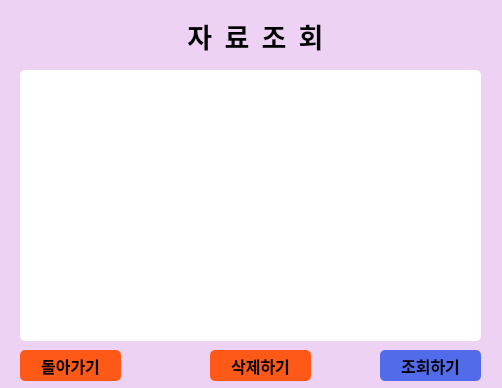
<?xml version="1.0" encoding="UTF-8"?>
<ui version="4.0">
 <class>Dialog</class>
 <widget class="QDialog" name="Dialog">
  <property name="geometry">
   <rect>
    <x>0</x>
    <y>0</y>
    <width>502</width>
    <height>388</height>
   </rect>
  </property>
  <property name="windowTitle">
   <string>Dialog</string>
  </property>
  <widget class="QLabel" name="label">
   <property name="geometry">
    <rect>
     <x>0</x>
     <y>0</y>
     <width>502</width>
     <height>421</height>
    </rect>
   </property>
   <property name="styleSheet">
    <string notr="true">background-color : #EDD2F3;</string>
   </property>
   <property name="text">
    <string/>
   </property>
   <property name="indent">
    <number>-1</number>
   </property>
  </widget>
  <widget class="QLabel" name="voteLabel">
   <property name="geometry">
    <rect>
     <x>0</x>
     <y>0</y>
     <width>511</width>
     <height>71</height>
    </rect>
   </property>
   <property name="font">
    <font>
     <family>Noto Sans CJK KR Black</family>
     <pointsize>20</pointsize>
     <weight>75</weight>
     <bold>true</bold>
    </font>
   </property>
   <property name="text">
    <string>자  료  조  회</string>
   </property>
   <property name="alignment">
    <set>Qt::AlignCenter</set>
   </property>
  </widget>
  <widget class="QListWidget" name="achieveList">
   <property name="geometry">
    <rect>
     <x>20</x>
     <y>70</y>
     <width>461</width>
     <height>271</height>
    </rect>
   </property>
   <property name="font">
    <font>
     <family>Noto Sans CJK KR Black</family>
     <weight>75</weight>
     <bold>true</bold>
    </font>
   </property>
   <property name="styleSheet">
    <string notr="true">border-radius : 5px;
background-color : #ffffff;
border-color : #000000;</string>
   </property>
  </widget>
  <widget class="QPushButton" name="viewBtn">
   <property name="geometry">
    <rect>
     <x>380</x>
     <y>350</y>
     <width>101</width>
     <height>31</height>
    </rect>
   </property>
   <property name="font">
    <font>
     <family>Noto Sans CJK KR Black</family>
     <pointsize>12</pointsize>
     <weight>75</weight>
     <bold>true</bold>
    </font>
   </property>
   <property name="styleSheet">
    <string notr="true">background-color : #516BEB;
border-radius : 5px;</string>
   </property>
   <property name="text">
    <string>조회하기</string>
   </property>
  </widget>
  <widget class="QPushButton" name="goBackBtn">
   <property name="geometry">
    <rect>
     <x>20</x>
     <y>350</y>
     <width>101</width>
     <height>31</height>
    </rect>
   </property>
   <property name="font">
    <font>
     <family>Noto Sans CJK KR Black</family>
     <pointsize>12</pointsize>
     <weight>75</weight>
     <bold>true</bold>
    </font>
   </property>
   <property name="styleSheet">
    <string notr="true">background-color : rgb(255, 89, 24);
border-radius : 5px;</string>
   </property>
   <property name="text">
    <string>돌아가기</string>
   </property>
  </widget>
  <widget class="QPushButton" name="removeBtn">
   <property name="geometry">
    <rect>
     <x>210</x>
     <y>350</y>
     <width>101</width>
     <height>31</height>
    </rect>
   </property>
   <property name="font">
    <font>
     <family>Noto Sans CJK KR Black</family>
     <pointsize>12</pointsize>
     <weight>75</weight>
     <bold>true</bold>
    </font>
   </property>
   <property name="styleSheet">
    <string notr="true">background-color : rgb(255, 89, 24);
border-radius : 5px;</string>
   </property>
   <property name="text">
    <string>삭제하기</string>
   </property>
  </widget>
 </widget>
 <resources/>
 <connections/>
</ui>
